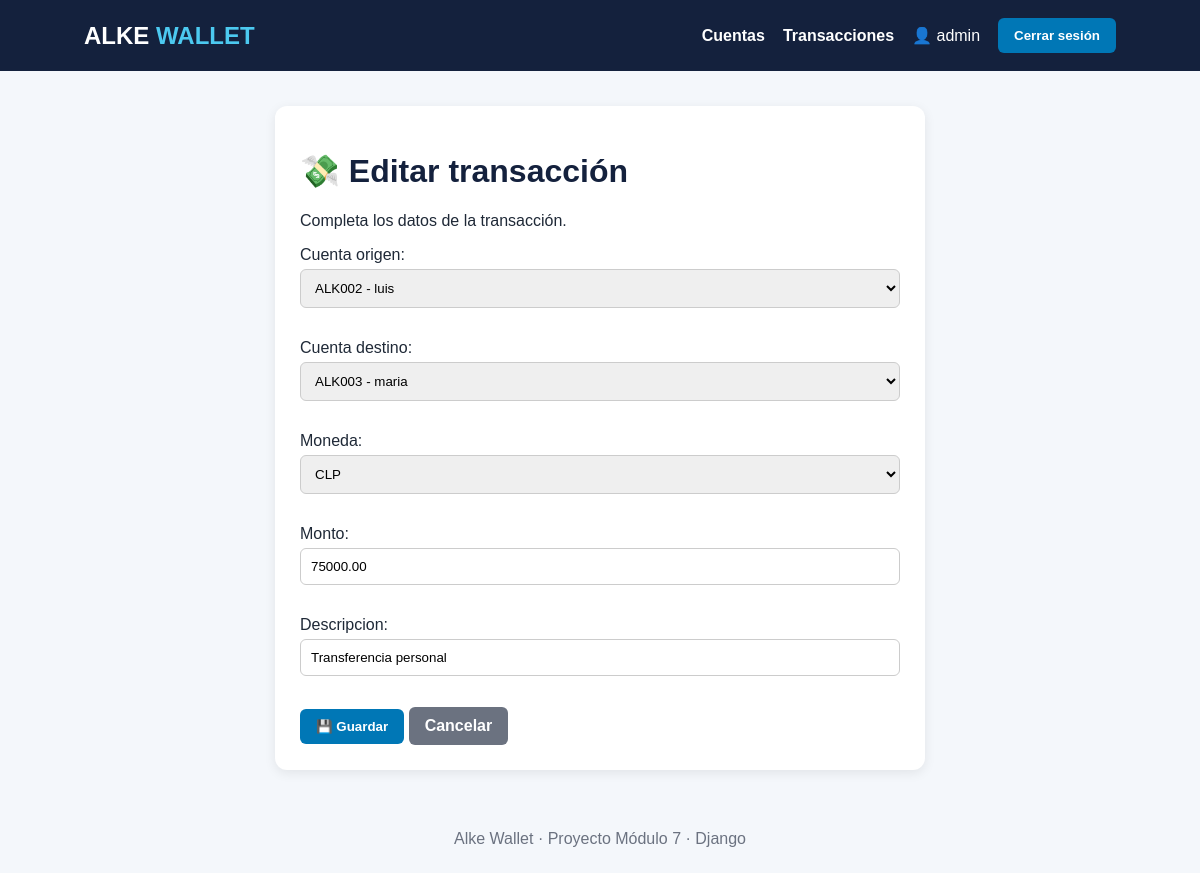
Screenshot of /transacciones/2/editar/ (signed in) with the database file from the repository.
### gestion/models.py (models this page shows, shortened)
class Transaccion(models.Model):
    cuenta_origen = models.ForeignKey(
        Cuenta,
        on_delete=models.PROTECT,
        related_name='transacciones_enviadas'
    )
    cuenta_destino = models.ForeignKey(
        Cuenta,
        on_delete=models.PROTECT,
        related_name='transacciones_recibidas'
    )
    moneda = models.ForeignKey(
        Moneda,
        on_delete=models.PROTECT,
        related_name='transacciones'
    )
    monto = models.DecimalField(
        max_digits=12,
        decimal_places=2,
        validators=[MinValueValidator(Decimal('0.01'))]
    )
    fecha = models.DateTimeField(auto_now_add=True)
    descripcion = models.CharField(
        max_length=200,
        blank=True
    )

### gestion/views.py (the view)
@login_required
def editar_transaccion(request, transaccion_id):
    transaccion = get_object_or_404(
        Transaccion,
        id=transaccion_id
    )
    if request.method == 'POST':
        form = TransaccionForm(
            request.POST,
            instance=transaccion
        )
        if form.is_valid():
            form.save()
            return redirect('lista_transacciones')
    else:
        form = TransaccionForm(instance=transaccion)
    return render(
        request,
        'gestion/form_transaccion.html',
        {
            'form': form,
            'titulo': 'Editar transacción'
        }
    )

### gestion/forms.py (shortened to what this page needs)
class TransaccionForm(forms.ModelForm):
    class Meta:
        model = Transaccion
        fields = [
            'cuenta_origen',
            'cuenta_destino',
            'moneda',
            'monto',
            'descripcion'
        ]
        widgets = {
            'cuenta_origen': forms.Select(attrs={'class': 'form-control'}),
            'cuenta_destino': forms.Select(attrs={'class': 'form-control'}),
            'moneda': forms.Select(attrs={'class': 'form-control'}),
            'monto': forms.NumberInput(
                attrs={
                    'class': 'form-control',
                    'step': '0.01'
                }
            ),
            'descripcion': forms.TextInput(
                attrs={'class': 'form-control'}
            ),
        }

### gestion/models.py (called while the page is built)
    def __str__(self):
        return f"{self.numero_cuenta} - {self.usuario.username}"

    def __str__(self):
        return self.codigo

### gestion/templates/gestion/form_transaccion.html (shortened to what this page needs)
{% extends 'gestion/base.html' %}
{% block content %}
<div class="tarjeta" style="max-width:650px; margin:auto;">
    <h1>💸 {{ titulo }}</h1>
    <p>Completa los datos de la transacción.</p>
    <form method="post">
        {{ form.as_p }}
        <button type="submit" class="boton">
            💾 Guardar
        </button>
        <a href="{% url 'lista_transacciones' %}"
           class="boton"
           style="background:#6b7280;">
            Cancelar
        </a>
    </form>
</div>
{% endblock %}

### gestion/templates/gestion/base.html (shortened to what this page needs)
{% load static %}
<!DOCTYPE html>
<html lang="es">
<head>
    <link rel="stylesheet" href="{% static 'gestion/style.css' %}">
</head>
<body>
    <header>
        <div class="logo">
            ALKE <span>WALLET</span>
        </div>
        <nav>
            {% if user.is_authenticated %}
                <a href="{% url 'lista_cuentas' %}">
                    Cuentas
                </a>
                <a href="{% url 'lista_transacciones' %}">
                    Transacciones
                </a>
                <span>
                    👤 {{ user.username }}
                </span>
                <form method="post"
                      action="{% url 'logout' %}"
                      style="display:inline; margin:0;">
                    <button type="submit" class="boton">
                        Cerrar sesión
                    </button>
                </form>
            {% else %}
                <a href="{% url 'login' %}">
                    Iniciar sesión
                </a>
            {% endif %}
        </nav>
    </header>
    <main class="contenedor">
        {% block content %}
        {% endblock %}
    </main>
    <footer>
        Alke Wallet · Proyecto Módulo 7 · Django
    </footer>
</body>
</html>

### gestion/static/gestion/style.css (style rules this page uses)
html { scroll-behavior: smooth; }

### gestion/templates/gestion/base.html (style rules this page uses)
* { box-sizing: border-box; }
body { margin: 0; font-family: Arial, Helvetica, sans-serif; background: #f4f7fb; color: #1f2937; }
header { background: #14213d; color: white; padding: 18px 7%; display: flex; justify-content: space-between; align-items: center; }
.logo { font-size: 24px; font-weight: bold; }
.logo span { color: #4cc9f0; }
nav { display: flex; align-items: center; gap: 18px; }
nav a { color: white; text-decoration: none; font-weight: bold; }
.contenedor { width: 90%; max-width: 1100px; margin: 35px auto; }
.tarjeta { background: white; border-radius: 12px; padding: 25px; box-shadow: 0 3px 12px rgba(0, 0, 0, 0.08); }
h1, h2 { color: #14213d; }
.boton { display: inline-block; background: #0077b6; color: white; padding: 10px 16px; border: none; border-radius: 6px; text-decoration: none; cursor: pointer; font-weight: bold; }
input, select, textarea { width: 100%; padding: 10px; margin-top: 5px; margin-bottom: 15px; border: 1px solid #ccc; border-radius: 6px; }
footer { text-align: center; color: #6b7280; padding: 25px; }

### rows the page displays
Transaccion: cuenta_origen "ALK002 - luis", cuenta_destino "ALK003 - maria", moneda "CLP", monto "75000.00", descripcion "Transferencia personal"

### other values shown
{{ user.username }} "admin"
{{ titulo }} "Editar transacción"
